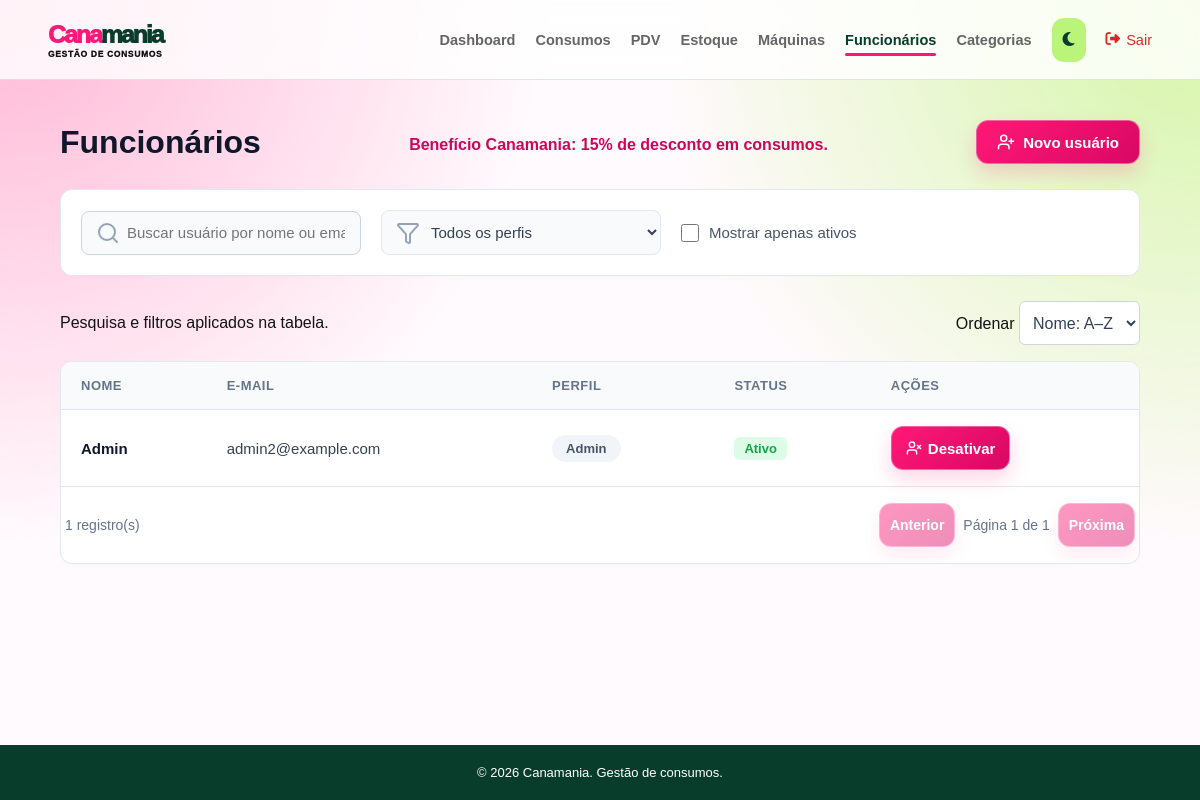
/usuarios/ (signed in), run on the app's committed database.
### app/models/usuario.py (models this page shows)
class Usuario(Base):
    __tablename__ = "usuarios"
    id = Column(Integer, primary_key=True, index=True)
    nome = Column(String(100), nullable=False)
    email = Column(String(100), unique=True, index=True, nullable=False)
    senha_hash = Column(String(255), nullable=False)
    role = Column(String(100), nullable=False, default="funcionario")
    ativo = Column(Boolean, default=True)
    criado_em = Column(DateTime(timezone=True), server_default=func.now())

### app/controllers/admin_controller.py (the view)
@router.get("/", response_class=HTMLResponse)
def listar_usuarios(
    request: Request,
    db: Session = Depends(get_db),
    admin = Depends(get_admin)
):
    usuarios = db.query(Usuario).order_by(Usuario.nome)
    return templates.TemplateResponse(
        request,
        "users/index.html",
        {
            "request": request,
            "usuarios": usuarios,
            "usuario": admin
        }
    )

### app/templates/users/index.html (shortened to what this page needs)
<!DOCTYPE html>
<html lang="pt-BR">
<head>
    <link rel="stylesheet" href="/static/css/usuarios.css">
    <link rel="stylesheet" href="/static/css/listagem.css">
    <link rel="stylesheet" href="https://cdnjs.cloudflare.com/ajax/libs/font-awesome/6.5.2/css/all.min.css">
</head>
<body>
    {% include "partials/navbar.html" %}
    <main class="produtos-container-main">
        <div class="page-header header-produtos">
            <h1>Funcionários</h1>
            <p class="beneficio-funcionario">Benefício Canamania: 15% de desconto em consumos.</p>
            <a href="/usuarios/novo" class="btn-create">
                <i data-lucide="user-plus" style="width: 18px; height: 18px;"></i>
                Novo usuário
            </a>
        </div>
        <div class="filtros-container">
            <div class="busca-wrapper">
                <input type="text" id="inputBusca" placeholder="Buscar usuário por nome ou email...">
            </div>
            <div class="select-wrapper">
                <select id="selectPerfil" name="role">
                    <option value="">Todos os perfis</option>
                </select>
            </div>
            <label class="checkbox-wrapper">
                <input type="checkbox" id="checkAtivos" unchecked>
                <span>Mostrar apenas ativos</span>
            </label>
        </div>
        <div class="listagem-acoes"><span>Pesquisa e filtros aplicados na tabela.</span><label>Ordenar <select id="ordem-usuarios" class="listagem-ordem"><option value="asc">Nome: A–Z</option><option value="desc">Nome: Z–A</option></select></label></div>
        <div class="tabela-container">
            <table class="tabela-produtos" data-listagem data-busca="#inputBusca" data-ordem="#ordem-usuarios" data-por-pagina="8">
                <thead>
                    <tr>
                        <th>Nome</th>
                        <th>E-mail</th>
                        <th>Perfil</th>
                        <th>Status</th>
                        <th>Ações</th>
                    </tr>
                </thead>
                <tbody>
                    {% for u in usuarios %}
                    <tr data-role="{{ u.role | lower }}">
                        <td class="preco-texto">{{ u.nome }}</td>
                        <td>{{ u.email }}</td>
                        <td>
                            <span class="badge-categoria padrao">{{ u.role }}</span>
                        </td>
                        <td>
                            {% if u.ativo %}
                            <span class="badge-status ativo">Ativo</span>
                            {% else %}
                            <span class="badge-status inativo">Inativo</span>
                            {% endif %}
                        </td>
                        <td>
                            <div class="user-actions-wrapper">
                                <form action="/usuarios/{{ u.id }}/toggle-ativo" method="post" style="display:inline" data-confirm="Alterar o status deste usuário?">
                                    {% if u.ativo %}
                                    <button type="submit" class="btn-acao excluir" title="Desativar Usuário"
                                        style="font-size: 15px;">
                                        <i data-lucide="user-x"
                                            style="width: 16px; height: 16px; display: inline-block; vertical-align: middle;"></i>
                                        Desativar
                                    </button>
                                    {% endif %}
                                </form>
                            </div>
                        </td>
                    </tr>
                    {% endfor %}
                </tbody>
            </table>
        </div>
    </main>
    <footer class="main-footer"><p>&copy; 2026 Canamania. Gestão de consumos.</p></footer>
</body>
</html>

### app/static/css/usuarios.css (style rules this page uses)
* { margin: 0; padding: 0; box-sizing: border-box; }
body { font-family: Arial, sans-serif; min-height: 100vh; display: flex; flex-direction: column; background-color: #f8fafc; color: #334155; }
.main-content, .produtos-container-main { flex: 1; padding: 40px 60px; max-width: 1600px; width: 100%; margin: 0 auto; }
.page-header, .header-produtos { display: flex; justify-content: space-between; align-items: center; margin-bottom: 25px; }
.page-header h1, .header-produtos h1 { font-size: 32px; color: #0f172a; font-weight: 700; }
.btn-create { display: inline-flex; align-items: center; gap: 8px; background-color: #09145c; color: #ffffff; text-decoration: none; padding: 12px 20px; border-radius: 8px; font-weight: bold; font-size: 15px; transition: background-color 0.2s, transform 0.1s; }
.filtros-container { background: #ffffff; padding: 20px; border-radius: 12px; display: flex; align-items: center; gap: 20px; border: 1px solid #e2e8f0; margin-bottom: 25px; flex-wrap: wrap; box-shadow: 0 1px 3px rgba(0, 0, 0, 0.02); }
.busca-wrapper, .select-wrapper { position: relative; display: flex; align-items: center; }
.filtros-container input[type="text"], .filtros-container select { padding: 12px 15px 12px 45px; border: 1px solid #e2e8f0; border-radius: 8px; font-size: 15px; color: #334155; width: 280px; outline: none; background-color: #f8fafc; transition: border-color 0.2s, background-color 0.2s; }
.checkbox-wrapper { display: flex; align-items: center; gap: 10px; cursor: pointer; font-size: 15px; color: #475569; user-select: none; }
.checkbox-wrapper input { width: 18px; height: 18px; cursor: pointer; }
.table-container, .tabela-container { background: #ffffff; border-radius: 12px; overflow: hidden; border: 1px solid #e2e8f0; box-shadow: 0 1px 3px rgba(0, 0, 0, 0.02); }
table, .tabela-produtos { width: 100%; border-collapse: collapse; text-align: left; font-size: 15px; }
th { background-color: #f8fafc; color: #64748b; font-weight: bold; padding: 16px 20px; font-size: 13px; letter-spacing: 0.5px; border-bottom: 1px solid #e2e8f0; text-transform: uppercase; }
td { padding: 16px 20px; border-bottom: 1px solid #e2e8f0; color: #334155; vertical-align: middle; }
.preco-texto { font-weight: bold; color: #0f172a; }
.badge, .badge-categoria { display: inline-block; padding: 6px 14px; border-radius: 20px; font-size: 13px; font-weight: 600; text-align: center; }
.badge-role, .badge-categoria.padrao { background-color: #f1f5f9; color: #475569; text-transform: capitalize; }
.badge-status, .badge-active, .badge-inactive { display: inline-block; padding: 4px 10px; border-radius: 6px; font-size: 13px; font-weight: bold; text-align: center; }
.badge-active, .badge-status.ativo { background-color: #dcfce7; color: #16a34a; }
.actions-cell, .user-actions-wrapper { display: flex; gap: 12px; align-items: center; }
.btn-edit, .btn-toggle, .btn-acao { display: inline-flex; align-items: center; gap: 6px; font-size: 14px; font-weight: 600; text-decoration: none; padding: 8px 14px; border-radius: 6px; cursor: pointer; border: 1px solid transparent; transition: all 0.2s; background: none; }
.btn-toggle.deactivate, .btn-acao.excluir { color: #dc2626; background-color: #fef2f2; border-color: #fecaca; }
.main-footer { width: 100%; background-color: #09145c; padding: 20px; text-align: center; color: rgb(255, 255, 255); font-size: 13px; margin-top: auto; }
.beneficio-funcionario { margin:.35rem 0 0;color:#c9085a;font-weight:700 }

### app/static/css/listagem.css (style rules this page uses)
.listagem-acoes { display:flex;align-items:center;justify-content:space-between;gap:12px;flex-wrap:wrap;margin:0 0 16px }
.listagem-ordem { border:1px solid #d1d5db;border-radius:6px;padding:9px;background:#fff;color:#334155 }

### app/static/css/footer.css (style rules this page uses)
.main-footer { width: 100%; flex: 0 0 auto; margin-top: auto; padding: 18px 24px; background: #083d2c; color: #fff; text-align: center; font: 13px/1.5 Arial, sans-serif; }
.main-footer p { margin: 0; color: inherit; }

### app/static/css/responsive.css (style rules this page uses)
html { -webkit-text-size-adjust: 100%; }
img, svg, video, canvas { max-width: 100%; height: auto; }
button, input, select, textarea { font: inherit; }
.table-shell, .table-container, .tabela, .tabela-container, .tabela-reservas-wrap, .mini-tabela-wrapper, .stock-table-wrap { max-width: 100%; overflow-x: auto; -webkit-overflow-scrolling: touch; }

### app/static/css/theme-accents.css (style rules this page uses)
body::before { content: ""; position: fixed; inset: 0; z-index: -1; pointer-events: none; background-image: radial-gradient(circle at 0 0, #ffb7d5 0, transparent 34rem), radial-gradient(circle at 100% 0, #d4f5a5 0, transparent 34rem); }

### data on the page
Usuario: nome "Admin", email "admin2@example.com", role "Admin", ativo "Ativo"
